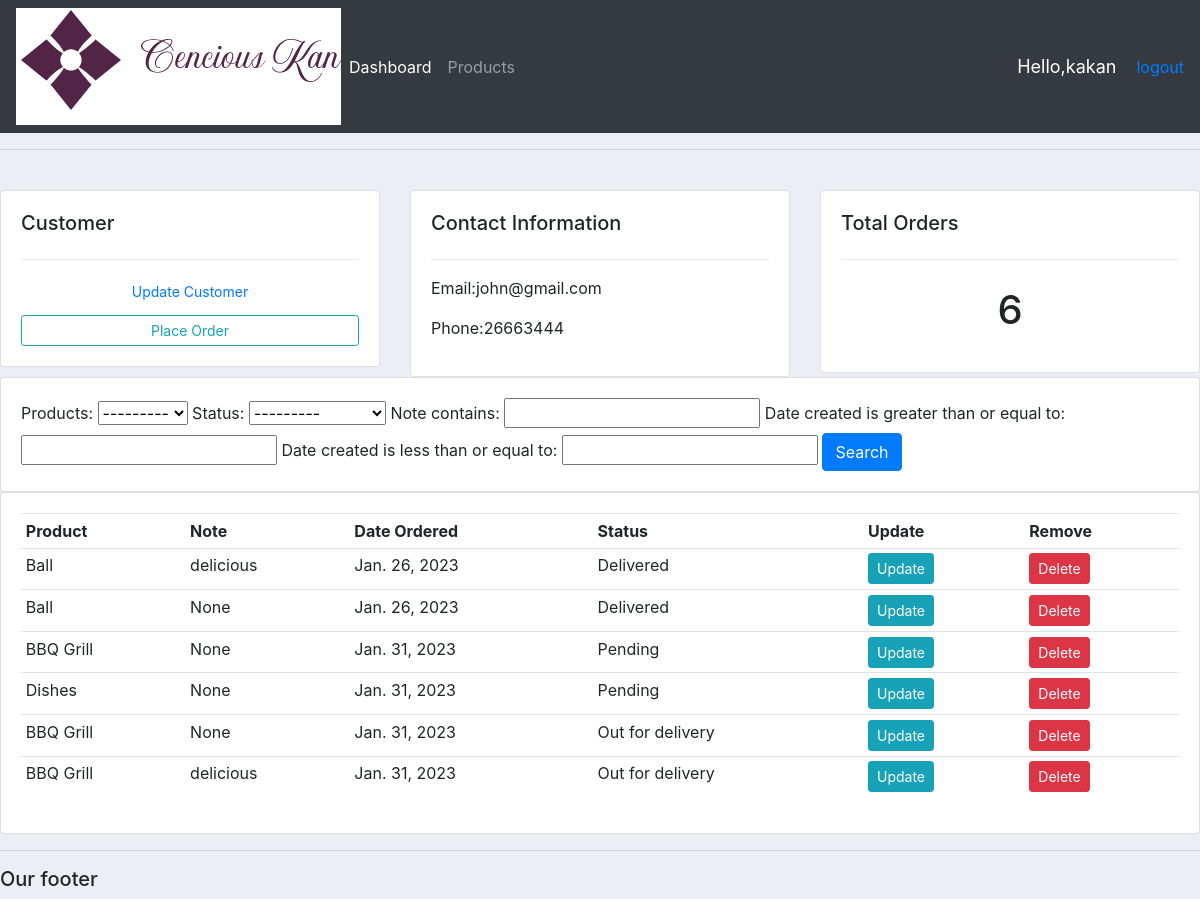
The app's page /customer/1/ (signed in) with its own data.
### accounts/models.py (models this page shows, shortened)
class Customer(models.Model):
    user = models.OneToOneField(User, null=True,on_delete=models.CASCADE)
    name = models.CharField(max_length=200, null=True)
    phone = models.CharField(max_length=200, null=True)
    email = models.EmailField(max_length=200, null=True)
    profile_pic = models.ImageField(null=True, blank=True)
    date_created = models.DateField(auto_now_add=True, null=True)

class Order(models.Model):
    STATUS=(
            ('Pending', 'pending'),
            ('Out for delivery', 'out for delivery'),
            ('Delivered', 'delivered'),
        )
    customer= models.ForeignKey(Customer, null=True, on_delete=models.SET_NULL)
    products= models.ForeignKey(Product, null=True, on_delete=models.SET_NULL)
    date_created=models.DateField(auto_now_add=True, null=True)
    status= models.CharField(max_length=200, null=True, choices=STATUS)
    note = models.CharField(max_length=1000,null=True)

class Product(models.Model):
    CATEGORY=(
        ('Indoor','Indoor'),
        ('Outdoor', 'outdoor'),
    )
    name=models.CharField(max_length=200, null=True)
    price=models.FloatField(null=True)
    category=models.CharField(max_length=200, null=True, choices=CATEGORY)
    description=models.CharField(max_length=200, null=True)
    date_created= models.DateField(auto_now_add=True, null=True)
    tags=models.ManyToManyField(Tag)
    def __str__(self):
        return self.name

### accounts/decorators.py (the view)
        def wrappper_func(request, *args, **kwargs):
            group = None
            if request.user.groups.exists():
                group = request.user.groups.all()[0].name
                print('group: '+group)
            if group in allowed_roles:
                return view_func(request, *args, **kwargs)
            else:
                return HttpResponse('You are not autorised to view this page.')

### accounts/views.py (called while the page is built)
@login_required(login_url='login')
@allowed_users(allowed_roles=['admin'])
def customer(request, pk):
    customers = Customer.objects.get(id=pk)
    orders= customers.order_set.all()
    order_count = orders.count()
    myfilter = OrderFilter(request.GET, queryset=orders)
    orders= myfilter.qs
    context={'customers': customers, 'orders': orders, 'order_count': order_count, 'myfilter': myfilter}
    return render(request,'accounts/customer.html', context)

### accounts/templates/accounts/customer.html
{%extends 'accounts/main.html' %}
{%block element%}
<br>
<div class="row">
    <div class="col-md">
        <div class="card card-body">
            <h5>Customer</h5>
            <hr>
            <a  class="btn  btn-sm btn-block" href="">Update Customer</a>
            <a  class="btn btn-outline-info btn-sm btn-block" href="{% url 'create_order' customers.id %}  ">Place Order</a>
        </div>
    </div>
    <div class="col-md">
        <div class="card card-body">
            <h5>Contact Information</h5>
            <hr>
           <p>Email:{{customers.email}} </p>
           <p>Phone:{{customers.phone}} </p>
        </div>
    </div>
    <div class="col-md">
        <div class="card card-body">
            <h5>Total Orders</h5>
            <hr>
           <h1 style="text-align: center;padding: 10px;">{{order_count}}</h1>
        </div>
    </div>
</div>
<div class="row">
    <div class="col">
        <div class="card card-body">
            <form action="" method="get">
                {{myfilter.form}}
            <button class="btn btn-primary" type="submit" >Search</button>
            </form>
        </div>
    </div>
</div>
<div class="row">
    <div class="col-md">
        <div class="card card-body">
            <table class="table table-sm" >
                <tr>
                    <th>Product</th>
                    <th>Note</th>
                    <th>Date Ordered</th>
                    <th>Status</th>
                    <th>Update</th>
                    <th>Remove</th>
                </tr>
                {% for order in orders %}
                <tr>
                    <td>{{order.products}}</td>
                    <td>{{order.note}}</td>
                    <td>{{order.date_created}}</td>
                    <td>{{order.status}}</td>
                    <td><a class="btn btn-sm btn-info" href="{% url 'update_order' order.id %}">Update</a></td>
                    <td><a class="btn btn-sm btn-danger" href="{% url 'delete_order' order.id %}">Delete</a></td>
                </tr>
                {% endfor %}
            </table>
        </div>
    </div>
</div>
{%endblock element%}

### accounts/templates/accounts/navbar.html (shortened to what this page needs)
{% load static%}
<nav class="navbar navbar-expand-lg navbar-dark bg-dark">
    <img src="{% static 'images/ce.png' %}" alt="">
    <div class="collapse navbar-collapse" id="navbarNav">
      <ul class="navbar-nav">
        {% if request.user.is_staff%}
        <li class="nav-item active">
          <a class="nav-link" href="{% url 'home' %}">Dashboard</a>
        </li>
        <li class="nav-item">
          <a class="nav-link" href="{% url 'products' %}">Products</a>
        </li>
        {% endif %}
      </ul>
    </div>
    <span class="hello-msg">Hello,{{request.user}} </span>
    <a href=" {% url 'logout' %} ">logout</a>
  </nav>

### static/css/main.css (style rules this page uses)
body { background-color: #ebeff5; }

### accounts/templates/accounts/navbar.html (style rules this page uses)
.hello-msg { font-size: 18px; color: #fff; margin-right: 20px; }

### records on screen
Customer: email "john@gmail.com", phone "26663444"
Order: products "Ball", note "delicious", date_created "Jan. 26, 2023", status "Delivered"
Order: products "Ball", note "None", date_created "Jan. 26, 2023", status "Delivered"
Order: products "BBQ Grill", note "None", date_created "Jan. 31, 2023", status "Pending"
Order: products "Dishes", note "None", date_created "Jan. 31, 2023", status "Pending"
Order: products "BBQ Grill", note "None", date_created "Jan. 31, 2023", status "Out for delivery"
Order: products "BBQ Grill", note "delicious", date_created "Jan. 31, 2023", status "Out for delivery"

### other values on screen
{{ request.user }} "kakan"
{{ order_count }} "6"
